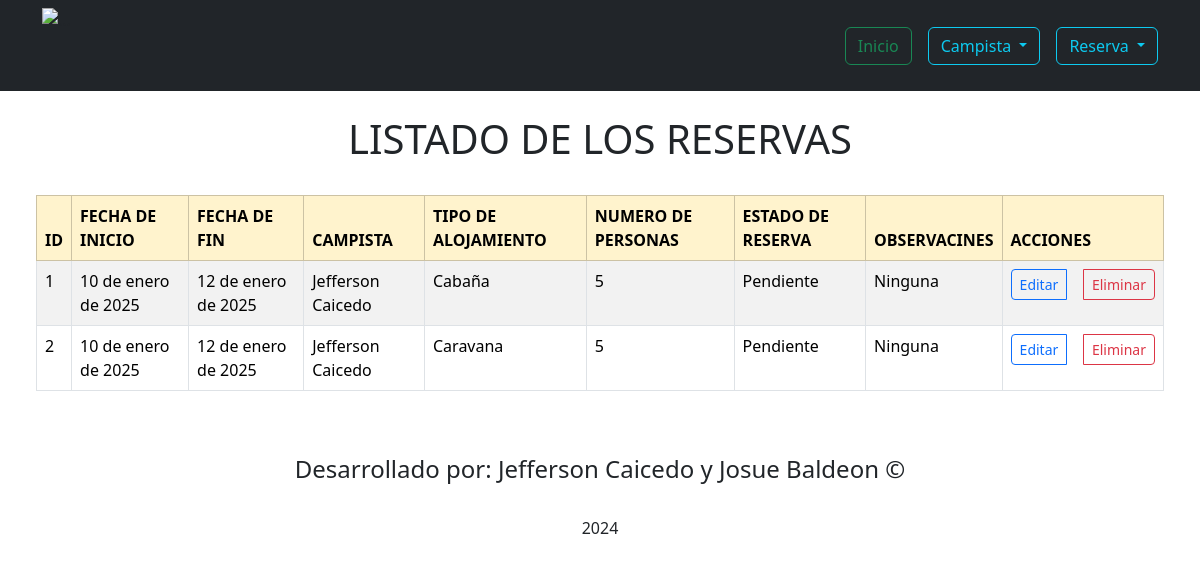
Page /listadoReserva/ on the committed database.
### Aplicaciones/Camping/models.py (models this page shows, shortened)
class Reserva(models.Model):
    idRes = models.AutoField(primary_key=True)
    fechaInicio = models.DateField()
    fechaFinal = models.DateField()
    tipoAlojamiento = models.CharField(max_length=250)
    numeroPersona = models.CharField(max_length=250)
    estadoReserva = models.CharField(max_length=250)
    observacionReserva = models.TextField(max_length=250)
    campista = models.ForeignKey('Campista', on_delete=models.CASCADE, related_name='reservas')

class Campista(models.Model):
    idCam = models.AutoField(primary_key=True)
    nombreCampista = models.CharField(max_length=250)
    correoCampista = models.EmailField()
    telefonoCampista = models.CharField(max_length=10)
    direccionCampista = models.TextField()

### Aplicaciones/Camping/views.py (the view)
# urls.py: path('listadoReserva/',views.listadoReserva),
def listadoReserva(request):
    reservaBdd=Reserva.objects.all()
    return render(request,'listadoReserva.html',{'reserva':reservaBdd})

### Aplicaciones/Camping/templates/listadoReserva.html (shortened to what this page needs)
{% extends "./plantilla.html" %}
{% block contenido %}
<br>
<h1 style="text-align: center;">LISTADO DE LOS RESERVAS</h1>
<br>
<div style="margin-left:3%; margin-right: 3%;" class="table-responsive">
    <table class="table table-bordered table-striped table-hover">
        <thead class="table-warning">
            <tr>
                <th>ID</th>
                <th>FECHA DE INICIO</th>
                <th>FECHA DE FIN</th>
                <th>CAMPISTA</th>
                <th>TIPO DE ALOJAMIENTO</th>
                <th>NUMERO DE PERSONAS</th>
                <th>ESTADO DE RESERVA</th>
                <th>OBSERVACINES</th>
                <th>ACCIONES</th>
            </tr>
        </thead>
        {% for est in reserva %}
            <tr>
                <td>{{est.idRes}}</td>
                <td>{{est.fechaInicio}}</td>
                <td>{{est.fechaFinal}}</td>
                <td>{{est.campista.nombreCampista}}</td>
                <td>{{est.tipoAlojamiento}}</td>
                <td>{{est.numeroPersona}}</td>
                <td>{{est.estadoReserva}}</td>
                <td>{{est.observacionReserva}}</td>
                <td>
                    <div class="btn-group" role="group">
                        <a href="/editarReserva/{{est.idRes}}" type="button" class="btn btn-outline-primary btn-sm">Editar</a>
                        <a onclick="return confirm('Estas Seguro');" href="/eliminarReserva/{{est.idRes}}" type="button" class="btn btn-outline-danger btn-sm">Eliminar</a>
                    </div>
                </td>
            </tr>
        {% endfor %}
    </table>
</div>
{% endblock %}

### rows in the picture
Reserva: idRes "1", fechaInicio "10 de enero de 2025", fechaFinal "12 de enero de 2025", campista.nombreCampista "Jefferson Caicedo", tipoAlojamiento "Cabaña", numeroPersona "5", estadoReserva "Pendiente", observacionReserva "Ninguna"
Reserva: idRes "2", fechaInicio "10 de enero de 2025", fechaFinal "12 de enero de 2025", campista.nombreCampista "Jefferson Caicedo", tipoAlojamiento "Caravana", numeroPersona "5", estadoReserva "Pendiente", observacionReserva "Ninguna"
